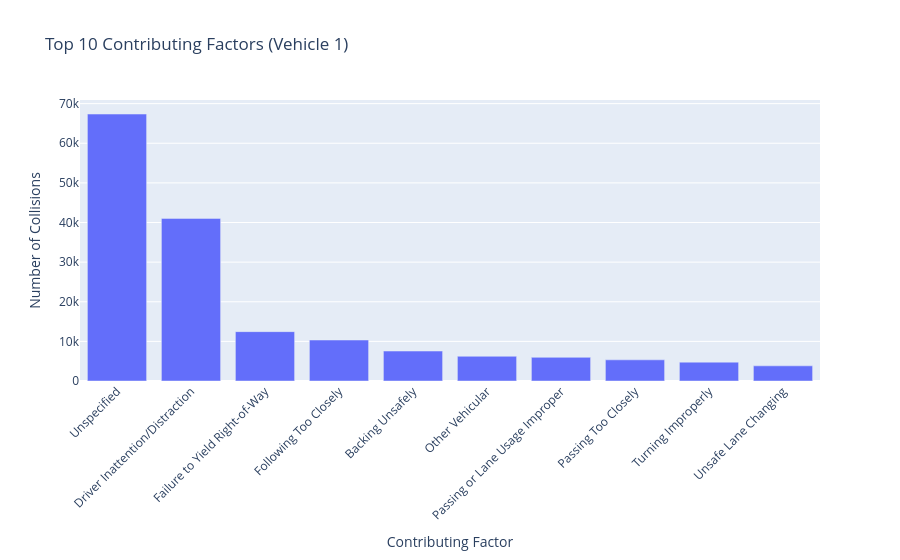

Notebook code for this chart:
### Markdown cell above
## 7. Top 10 contributing factors
Hypothesis: We expect “Driver Inattention” and “Following Too Closely” to appear prominently because they are common behavioral issues in dense urban driving.

### Code cell
# RQ6: What are the most common contributing factors behind NYC collisions?

factor_series = (
    df['contributing_factor_vehicle_1']
    .fillna("Unspecified")
    .value_counts()
    .nlargest(10)
)

factor_df = factor_series.reset_index()
factor_df.columns = ['factor', 'count']

fig_factors = px.bar(
    factor_df,
    x='factor',
    y='count',
    title="Top 10 Contributing Factors (Vehicle 1)",
    labels={'factor': 'Contributing Factor', 'count': 'Number of Collisions'}
)
fig_factors.update_xaxes(tickangle=-45)
fig_factors.show()

### Figure 1 — Plotly figure (JSON) as saved in the notebook; plotly's stock layout.template omitted (floating-point values rounded to 4 significant figures)
{"data": [{"hovertemplate": "Contributing Factor=%{x}<br>Number of Collisions=%{y}<extra></extra>", "legendgroup": "", "marker": {"color": "#636efa", "pattern": {"shape": ""}}, "name": "", "orientation": "v", "showlegend": false, "textposition": "auto", "type": "bar", "x": ["Unspecified", "Driver Inattention/Distraction", "Failure to Yield Right-of-Way", "Following Too Closely", "Backing Unsafely", "Other Vehicular", "Passing or Lane Usage Improper", "Passing Too Closely", "Turning Improperly", "Unsafe Lane Changing"], "xaxis": "x", "y": [67371, 41039, 12459, 10347, 7562, 6239, 5973, 5345, 4762, 3827], "yaxis": "y"}], "layout": {"barmode": "relative", "legend": {"tracegroupgap": 0}, "title": {"text": "Top 10 Contributing Factors (Vehicle 1)"}, "xaxis": {"anchor": "y", "domain": [0, 1], "tickangle": -45, "title": {"text": "Contributing Factor"}}, "yaxis": {"anchor": "x", "domain": [0, 1], "title": {"text": "Number of Collisions"}}}}
